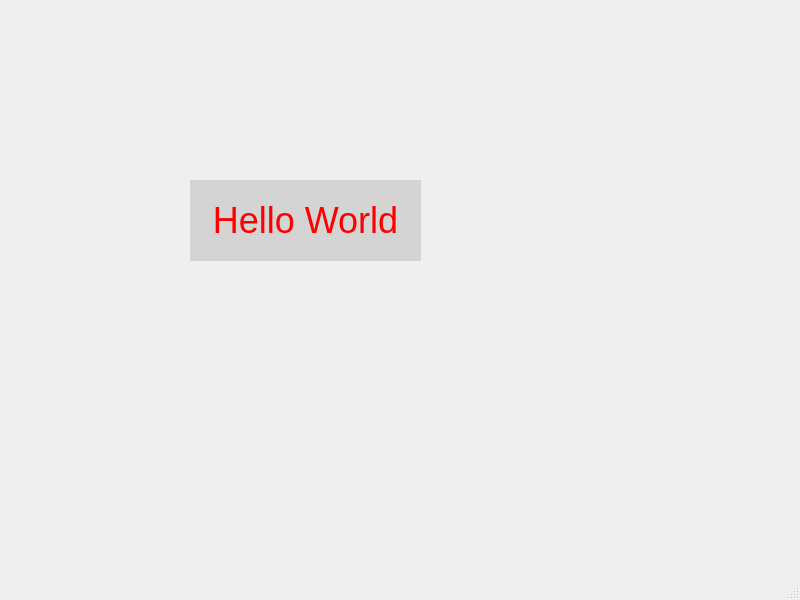
<?xml version="1.0" encoding="UTF-8"?>
<ui version="4.0">
 <class>MainWindow</class>
 <widget class="QMainWindow" name="MainWindow">
  <property name="geometry">
   <rect>
    <x>0</x>
    <y>0</y>
    <width>800</width>
    <height>600</height>
   </rect>
  </property>
  <property name="palette">
   <palette>
    <active>
     <colorrole role="WindowText">
      <brush brushstyle="SolidPattern">
       <color alpha="255">
        <red>170</red>
        <green>255</green>
        <blue>0</blue>
       </color>
      </brush>
     </colorrole>
    </active>
    <inactive>
     <colorrole role="WindowText">
      <brush brushstyle="SolidPattern">
       <color alpha="255">
        <red>170</red>
        <green>255</green>
        <blue>0</blue>
       </color>
      </brush>
     </colorrole>
    </inactive>
    <disabled>
     <colorrole role="WindowText">
      <brush brushstyle="SolidPattern">
       <color alpha="255">
        <red>120</red>
        <green>120</green>
        <blue>120</blue>
       </color>
      </brush>
     </colorrole>
    </disabled>
   </palette>
  </property>
  <property name="font">
   <font>
    <weight>50</weight>
    <bold>false</bold>
   </font>
  </property>
  <property name="windowTitle">
   <string>MainWindow</string>
  </property>
  <widget class="QWidget" name="centralwidget">
   <widget class="QLabel" name="label">
    <property name="geometry">
     <rect>
      <x>190</x>
      <y>180</y>
      <width>231</width>
      <height>81</height>
     </rect>
    </property>
    <property name="palette">
     <palette>
      <active>
       <colorrole role="WindowText">
        <brush brushstyle="SolidPattern">
         <color alpha="255">
          <red>0</red>
          <green>0</green>
          <blue>0</blue>
         </color>
        </brush>
       </colorrole>
       <colorrole role="Button">
        <brush brushstyle="SolidPattern">
         <color alpha="255">
          <red>212</red>
          <green>212</green>
          <blue>212</blue>
         </color>
        </brush>
       </colorrole>
       <colorrole role="Base">
        <brush brushstyle="SolidPattern">
         <color alpha="255">
          <red>212</red>
          <green>212</green>
          <blue>212</blue>
         </color>
        </brush>
       </colorrole>
       <colorrole role="Window">
        <brush brushstyle="SolidPattern">
         <color alpha="255">
          <red>212</red>
          <green>212</green>
          <blue>212</blue>
         </color>
        </brush>
       </colorrole>
      </active>
      <inactive>
       <colorrole role="WindowText">
        <brush brushstyle="SolidPattern">
         <color alpha="255">
          <red>0</red>
          <green>0</green>
          <blue>0</blue>
         </color>
        </brush>
       </colorrole>
       <colorrole role="Button">
        <brush brushstyle="SolidPattern">
         <color alpha="255">
          <red>212</red>
          <green>212</green>
          <blue>212</blue>
         </color>
        </brush>
       </colorrole>
       <colorrole role="Base">
        <brush brushstyle="SolidPattern">
         <color alpha="255">
          <red>212</red>
          <green>212</green>
          <blue>212</blue>
         </color>
        </brush>
       </colorrole>
       <colorrole role="Window">
        <brush brushstyle="SolidPattern">
         <color alpha="255">
          <red>212</red>
          <green>212</green>
          <blue>212</blue>
         </color>
        </brush>
       </colorrole>
      </inactive>
      <disabled>
       <colorrole role="WindowText">
        <brush brushstyle="SolidPattern">
         <color alpha="255">
          <red>120</red>
          <green>120</green>
          <blue>120</blue>
         </color>
        </brush>
       </colorrole>
       <colorrole role="Button">
        <brush brushstyle="SolidPattern">
         <color alpha="255">
          <red>212</red>
          <green>212</green>
          <blue>212</blue>
         </color>
        </brush>
       </colorrole>
       <colorrole role="Base">
        <brush brushstyle="SolidPattern">
         <color alpha="255">
          <red>212</red>
          <green>212</green>
          <blue>212</blue>
         </color>
        </brush>
       </colorrole>
       <colorrole role="Window">
        <brush brushstyle="SolidPattern">
         <color alpha="255">
          <red>212</red>
          <green>212</green>
          <blue>212</blue>
         </color>
        </brush>
       </colorrole>
      </disabled>
     </palette>
    </property>
    <property name="font">
     <font>
      <pointsize>27</pointsize>
      <weight>50</weight>
      <bold>false</bold>
     </font>
    </property>
    <property name="styleSheet">
     <string notr="true">background-color: rgb(212, 212, 212)</string>
    </property>
    <property name="text">
     <string>&lt;html&gt;&lt;head/&gt;&lt;body&gt;&lt;p&gt;&lt;span style=&quot; color:#ff0000;&quot;&gt;Hello World&lt;/span&gt;&lt;/p&gt;&lt;/body&gt;&lt;/html&gt;</string>
    </property>
    <property name="alignment">
     <set>Qt::AlignCenter</set>
    </property>
   </widget>
  </widget>
  <widget class="QMenuBar" name="menubar">
   <property name="geometry">
    <rect>
     <x>0</x>
     <y>0</y>
     <width>800</width>
     <height>21</height>
    </rect>
   </property>
  </widget>
  <widget class="QStatusBar" name="statusbar"/>
 </widget>
 <resources/>
 <connections/>
</ui>
